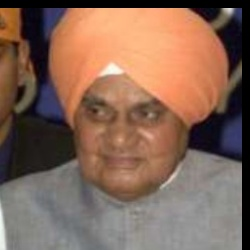
%> input picture RealWorldFaceRecognition/projectFaces/B/Atal_Bihari_Vajpayee_0010.jpg, 250 x 250 px; its folder holds only this picture in this run
$ octave lbp_classification2.m   (GNU Octave 9; MATLAB toolbox functions it lacks are replaced by stand-ins)
%> lines starting %> are read from the running program, lines starting %| are printed output that depends on the picture
### RealWorldFaceRecognition/getmapping.m
%GETMAPPING returns a structure containing a mapping table for LBP codes.
%  MAPPING = GETMAPPING(SAMPLES,MAPPINGTYPE) returns a
%  structure containing a mapping table for
%  LBP codes in a neighbourhood of SAMPLES sampling
%  points. Possible values for MAPPINGTYPE are
%       'u2'   for uniform LBP
%       'ri'   for rotation-invariant LBP
%       'riu2' for uniform rotation-invariant LBP.
%
%  Example:
%       I=imread('rice.tif');
%       MAPPING=getmapping(16,'riu2');
%       LBPHIST=lbp(I,2,16,MAPPING,'hist');
%  Now LBPHIST contains a rotation-invariant uniform LBP
%  histogram in a (16,2) neighbourhood.
%

function mapping = getmapping(samples,mappingtype)
%> called with samples = 8, mappingtype = 'riu2'
% Version 0.1.1
% Authors: Marko Heikkilä and Timo Ahonen

% Changelog
% 0.1.1 Changed output to be a structure
% Fixed a bug causing out of memory errors when generating rotation
% invariant mappings with high number of sampling points.
% Lauge Sorensen is acknowledged for spotting this problem.


table = 0:2^samples-1;
newMax  = 0; %number of patterns in the resulting LBP code
index   = 0;

if strcmp(mappingtype,'u2') %Uniform 2
  newMax = samples*(samples-1) + 3;
  for i = 0:2^samples-1
    j = bitset(bitshift(i,1,samples),1,bitget(i,samples)); %rotate left
    numt = sum(bitget(bitxor(i,j),1:samples)); %number of 1->0 and
                                               %0->1 transitions
                                               %in binary string
                                               %x is equal to the
                                               %number of 1-bits in
                                               %XOR(x,Rotate left(x))
    if numt <= 2
      table(i+1) = index;
      index = index + 1;
    else
      table(i+1) = newMax - 1;
    end
  end
end

if strcmp(mappingtype,'ri') %Rotation invariant
  tmpMap = zeros(2^samples,1) - 1;
  for i = 0:2^samples-1
    rm = i;
    r  = i;
    for j = 1:samples-1
      r = bitset(bitshift(r,1,samples),1,bitget(r,samples)); %rotate
                                                             %left
      if r < rm
        rm = r;
      end
    end
    if tmpMap(rm+1) < 0
      tmpMap(rm+1) = newMax;
      newMax = newMax + 1;
    end
    table(i+1) = tmpMap(rm+1);
  end
end

if strcmp(mappingtype,'riu2') %Uniform & Rotation invariant
  newMax = samples + 2;
  for i = 0:2^samples - 1
    j = bitset(bitshift(i,1,samples),1,bitget(i,samples)); %rotate left
    numt = sum(bitget(bitxor(i,j),1:samples));
    if numt <= 2
      table(i+1) = sum(bitget(i,1:samples));
    else
      table(i+1) = samples+1;
    end
  end
end

mapping.table=table;
mapping.samples=samples;
mapping.num=newMax;

### RealWorldFaceRecognition/lbp.m
%LBP returns the local binary pattern image or LBP histogram of an image.
%  J = LBP(I,R,N,MAPPING,MODE) returns either a local binary pattern
%  coded image or the local binary pattern histogram of an intensity
%  image I. The LBP codes are computed using N sampling points on a
%  circle of radius R and using mapping table defined by MAPPING.
%  See the getmapping function for different mappings and use 0 for
%  no mapping. Possible values for MODE are
%       'h' or 'hist'  to get a histogram of LBP codes
%       'nh'           to get a normalized histogram
%  Otherwise an LBP code image is returned.
%
%  J = LBP(I) returns the original (basic) LBP histogram of image I
%
%  J = LBP(I,SP,MAPPING,MODE) computes the LBP codes using n sampling
%  points defined in (n * 2) matrix SP. The sampling points should be
%  defined around the origin (coordinates (0,0)).
%
%  Examples
%  --------
%       I=imread('rice.png');
%       mapping=getmapping(8,'u2');
%       H1=LBP(I,1,8,mapping,'h'); %LBP histogram in (8,1) neighborhood
%                                  %using uniform patterns
%       subplot(2,1,1),stem(H1);
%
%       H2=LBP(I);
%       subplot(2,1,2),stem(H2);
%
%       SP=[-1 -1; -1 0; -1 1; 0 -1; -0 1; 1 -1; 1 0; 1 1];
%       I2=LBP(I,SP,0,'i'); %LBP code image using sampling points in SP
%                           %and no mapping. Now H2 is equal to histogram
%                           %of I2.

function result = lbp(varargin) % image,radius,neighbors,mapping,mode)
% Version 0.3.2
% Authors: Marko Heikkil� and Timo Ahonen

% Changelog
% Version 0.3.2: A bug fix to enable using mappings together with a
% predefined spoints array
% Version 0.3.1: Changed MAPPING input to be a struct containing the mapping
% table and the number of bins to make the function run faster with high number
% of sampling points. Lauge Sorensen is acknowledged for spotting this problem.


% Check number of input arguments.
error(nargchk(1,5,nargin));

image=varargin{1};
d_image=double(image);

if nargin==1
    spoints=[-1 -1; -1 0; -1 1; 0 -1; -0 1; 1 -1; 1 0; 1 1];
    neighbors=8;
    mapping=0;
    mode='';
end

if (nargin == 2) && (length(varargin{2}) == 1)
    error('Input arguments');
end

if (nargin > 2) && (length(varargin{2}) == 1)
    radius=varargin{2};
    neighbors=varargin{3};

    spoints=zeros(neighbors,2);

    % Angle step.
    a = 2*pi/neighbors;

    for i = 1:neighbors
        spoints(i,1) = -radius*sin((i-1)*a);
        spoints(i,2) = radius*cos((i-1)*a);
    end

    if(nargin >= 4)
        mapping=varargin{4};
        if(isstruct(mapping) && mapping.samples ~= neighbors)
            error('Incompatible mapping');
        end
    else
        mapping=0;
    end

    if(nargin >= 5)
        mode=varargin{5};
    else
        mode='h';
    end
end

if (nargin > 1) && (length(varargin{2}) > 1)
    spoints=varargin{2};
    neighbors=size(spoints,1);

    if(nargin >= 3)
        mapping=varargin{3};
        if(isstruct(mapping) && mapping.samples ~= neighbors)
            error('Incompatible mapping');
        end
    else
        mapping=0;
    end

    if(nargin >= 4)
        mode=varargin{4};
    else
        mode='h';
    end
end

% Determine the dimensions of the input image.
[ysize xsize] = size(image);


miny=min(spoints(:,1));
maxy=max(spoints(:,1));
minx=min(spoints(:,2));
maxx=max(spoints(:,2));

% Block size, each LBP code is computed within a block of size bsizey*bsizex
bsizey=ceil(max(maxy,0))-floor(min(miny,0))+1;
bsizex=ceil(max(maxx,0))-floor(min(minx,0))+1;

% Coordinates of origin (0,0) in the block
origy=1-floor(min(miny,0));
origx=1-floor(min(minx,0));

% Minimum allowed size for the input image depends
% on the radius of the used LBP operator.
if(xsize < bsizex || ysize < bsizey)
  error('Too small input image. Should be at least (2*radius+1) x (2*radius+1)');
end

% Calculate dx and dy;
dx = xsize - bsizex;
dy = ysize - bsizey;

% Fill the center pixel matrix C.
C = image(origy:origy+dy,origx:origx+dx);
d_C = double(C);

bins = 2^neighbors;

% Initialize the result matrix with zeros.
result=zeros(dy+1,dx+1);

%Compute the LBP code image

for i = 1:neighbors
  y = spoints(i,1)+origy;
  x = spoints(i,2)+origx;
  % Calculate floors, ceils and rounds for the x and y.
  fy = floor(y); cy = ceil(y); ry = round(y);
  fx = floor(x); cx = ceil(x); rx = round(x);
  % Check if interpolation is needed.
  if (abs(x - rx) < 1e-6) && (abs(y - ry) < 1e-6)
    % Interpolation is not needed, use original datatypes
    N = image(ry:ry+dy,rx:rx+dx);
    D = N >= C;
  else
    % Interpolation needed, use double type images
    ty = y - fy;
    tx = x - fx;

    % Calculate the interpolation weights.
    w1 = (1 - tx) * (1 - ty);
    w2 =      tx  * (1 - ty);
    w3 = (1 - tx) *      ty ;
    w4 =      tx  *      ty ;
    % Compute interpolated pixel values
    N = w1*d_image(fy:fy+dy,fx:fx+dx) + w2*d_image(fy:fy+dy,cx:cx+dx) + ...
        w3*d_image(cy:cy+dy,fx:fx+dx) + w4*d_image(cy:cy+dy,cx:cx+dx);
    D = N >= d_C;
  end
  % Update the result matrix.
  v = 2^(i-1);
  result = result + v*D;
end

%Apply mapping if it is defined
if isstruct(mapping)
    bins = mapping.num;
    for i = 1:size(result,1)
        for j = 1:size(result,2)
            result(i,j) = mapping.table(result(i,j)+1);
        end
    end
end

if (strcmp(mode,'h') || strcmp(mode,'hist') || strcmp(mode,'nh'))
    % Return with LBP histogram if mode equals 'hist'.
    result=hist(result(:),0:(bins-1));
    if (strcmp(mode,'nh'))
        result=result/sum(result);
    end
else
    %Otherwise return a matrix of unsigned integers
    if ((bins-1)<=intmax('uint8'))
        result=uint8(result);
    elseif ((bins-1)<=intmax('uint16'))
        result=uint16(result);
    else
        result=uint32(result);
    end
end

end

### RealWorldFaceRecognition/lbp_classification2.m
%%
% Local binary pattern feature extraction
%
clear
%clc
% Directory paths
% Choose first three paths for training sets
images_path{1} = 'projectFaces/B/';
images_path{2} = 'projectFaces/C/';
images_path{3} = 'projectFaces/D/';
% one path for probe set
images_path{4} = 'projectFaces/A/';

%%
% Read images from directory
%
N = 50;        % single training set sample images
% select image dimensions
height = 120;
width = 100;
image_dims = [height width];
r1 = (125 - height/2) + 1;
r2 = 125 + height/2;
c1 = (125 - width/2) + 1;
c2 = 125 + width/2;
h1 = [1:40]; h2 = [41:80]; h3 = [81:120];
w1 = [1:33]; w2 = [34:66]; w3 = [67:100];

mapping = getmapping(8,'riu2');  % uniform rotation-invariant LBP (riu2)
                               % rotation-invariant (ri)
                               % uniform LBP (u2)

%%
HT = zeros(10,9,N*3);   % set row size depending on LBP output... 10,36,59,18,26
ind = 1;
%HT = [];
for i = 1:3 % number of training sets
    train_set = dir(fullfile(images_path{i}, ['*.' 'jpg']));
    if isempty(train_set)
        sprintf('warning: No image files found with %s\n',images_path{i})
    end
    for j = 1:N
        image_name = fullfile(images_path{i}, train_set(j).name);
        img = imread(image_name);
%> img is the input picture: size 250x250x3 uint8; mean R, G, B 132.2, 102.2, 86.6
        img = rgb2gray(img);
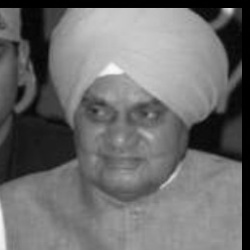
%> img: size 250x250 uint8; min 0, max 249, mean 109.4
        img = img(r1:r2,c1:c2);
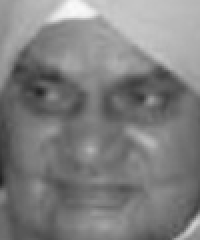
%> img: size 120x100 uint8 (shown 2 times larger); min 34, max 249, mean 127.8
        imgp = {};
        imgp{1} = img(h1,w1);
        imgp{2} = img(h1,w2);
        imgp{3} = img(h1,w3);
        imgp{4} = img(h2,w1);
        imgp{5} = img(h2,w2);
        imgp{6} = img(h2,w3);
        imgp{7} = img(h3,w1);
        imgp{8} = img(h3,w2);
        imgp{9} = img(h3,w3);
        for k = 1:9
            HT(:,k,ind) = lbp(imgp{k},1,8,mapping,'nh');    % normalized histogram features
        end
%> this loop made 9 passes
%> dx in lbp on passes 1 to 9: 30, 30, 31, 30, 30, 31, 30, 30, 31
%> pass 1, in lbp, `image=varargin{1};`:
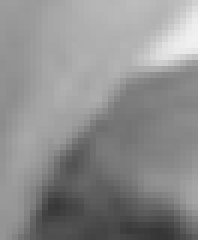
%> image: size 40x33 uint8 (shown 6 times larger); min 54, max 241, mean 141.2
%> (the run ends here)

$ run again, on RealWorldFaceRecognition/projectFaces/B/David_Beckham_0009.jpg
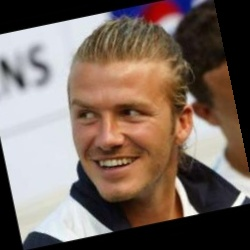
%> input picture RealWorldFaceRecognition/projectFaces/B/David_Beckham_0009.jpg, 250 x 250 px
%> img is the input picture: size 250x250x3 uint8; mean R, G, B 120.7, 104.1, 95.1
%> `img = img(r1:r2,c1:c2);`:
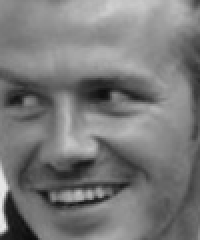
%> img: size 120x100 uint8 (shown 2 times larger); min 11, max 233, mean 121.1
%> the loop `for k = 1:9` made 9 passes
%> dx in lbp on passes 1 to 8: 30, 30, 31, 30, 30, 31, 30, 30
%> pass 1, in lbp, `image=varargin{1};`:
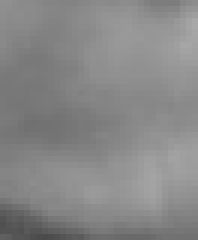
%> image: size 40x33 uint8 (shown 6 times larger); min 75, max 168, mean 135.1

$ run again, on RealWorldFaceRecognition/projectFaces/B/David_Beckham_0010.jpg
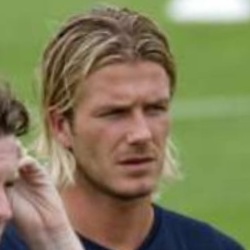
%> input picture RealWorldFaceRecognition/projectFaces/B/David_Beckham_0010.jpg, 250 x 250 px
%> img is the input picture: size 250x250x3 uint8; mean R, G, B 129.8, 125.5, 89.8
%> `img = img(r1:r2,c1:c2);`:
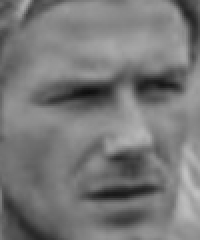
%> img: size 120x100 uint8 (shown 2 times larger); min 13, max 193, mean 120.1
%> the loop `for k = 1:9` made 9 passes
%> dx in lbp on passes 1 to 8: 30, 30, 31, 30, 30, 31, 30, 30
%> pass 1, in lbp, `image=varargin{1};`:
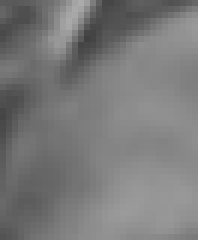
%> image: size 40x33 uint8 (shown 6 times larger); min 64, max 171, mean 121.8

$ run again, on RealWorldFaceRecognition/projectFaces/B/Guillermo_Coria_0006.jpg
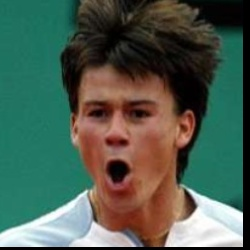
%> input picture RealWorldFaceRecognition/projectFaces/B/Guillermo_Coria_0006.jpg, 250 x 250 px
%> img is the input picture: size 250x250x3 uint8; mean R, G, B 77.8, 94.4, 81.1
%> `img = img(r1:r2,c1:c2);`:
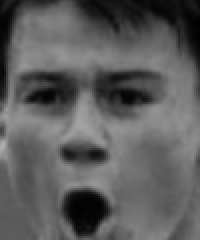
%> img: size 120x100 uint8 (shown 2 times larger); min 1, max 176, mean 92.6
%> the loop `for k = 1:9` made 9 passes
%> dx in lbp on passes 1 to 8: 30, 30, 31, 30, 30, 31, 30, 30
%> pass 1, in lbp, `C = image(origy:origy+dy,origx:origx+dx);`:
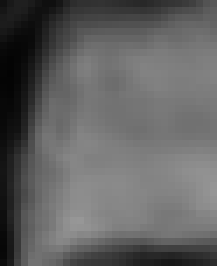
%> C: size 38x31 uint8 (shown 7 times larger); min 3, max 151, mean 96.7

$ run again, on RealWorldFaceRecognition/projectFaces/B/David_Beckham_0006.jpg
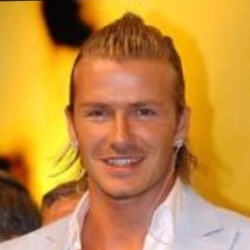
%> input picture RealWorldFaceRecognition/projectFaces/B/David_Beckham_0006.jpg, 250 x 250 px
%> img is the input picture: size 250x250x3 uint8; mean R, G, B 196.2, 140.7, 64.1
%> `img = img(r1:r2,c1:c2);`:
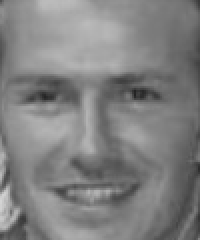
%> img: size 120x100 uint8 (shown 2 times larger); min 35, max 212, mean 128.9
%> the loop `for k = 1:9` made 9 passes
%> dx in lbp on passes 1 to 8: 30, 30, 31, 30, 30, 31, 30, 30
%> pass 1, in lbp, `image=varargin{1};`:
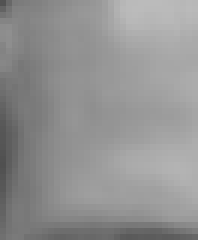
%> image: size 40x33 uint8 (shown 6 times larger); min 80, max 187, mean 146
